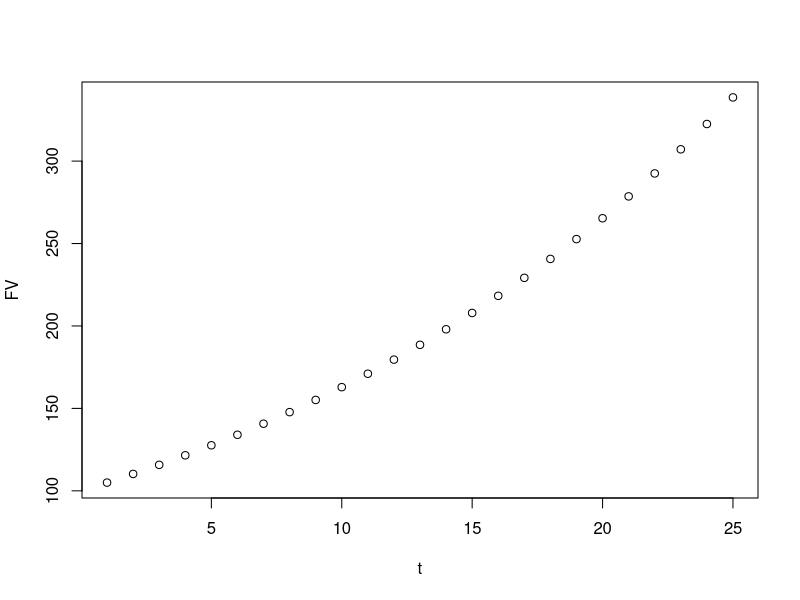
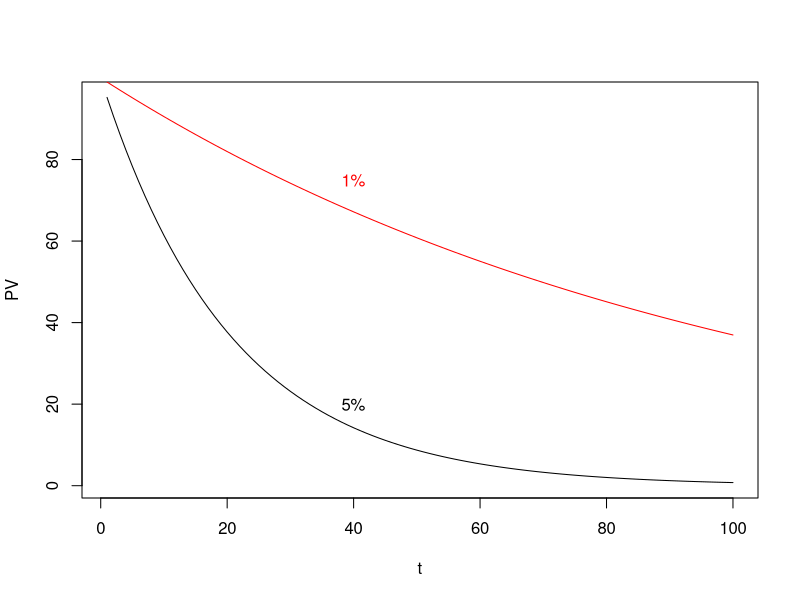

These charts were generated, in order, by the following R code:
## ---- chunk 1
knitr::opts_chunk$set(echo = FALSE)
## ---- chunk 2
PV = 100
r = .05
t = 1:25

plot(t, PV*(1+r)^t, ylab="FV")
## ---- chunk 3
FV = 100

(PV = FV/(1+.05)^25)

(PV = FV/(1+0.05)^t)

## ---- chunk 4
FV = 100
t=1:100

PV = FV/(1+0.05)^t

plot(t, PV, ylab="PV", ty='l')
lines(t, FV/(1+.01)^t, col='red')
text(40, 20, "5%")
text(40, 75, "1%", col="red")

